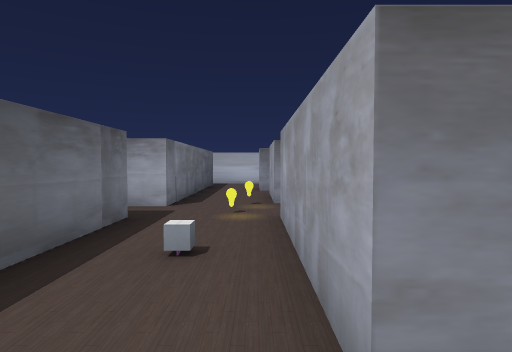
view 1 (above)

24 first-person views from a walk through a 3-D level made in the Godot game engine. The camera is 1.5 m above the floor, tilts 2° down and sees 75° across. The floor is counted in squares, 1.7 m on a side. Each view is taken from the middle of a square. On the plan, view 1 faces up. The plan holds only what a view shows up to about 12 squares ahead; the rest is blank. The place goes on beyond the plan. Door leaves are left out where a doorway can be walked through. Some surface patterns are stand-ins.

view 2
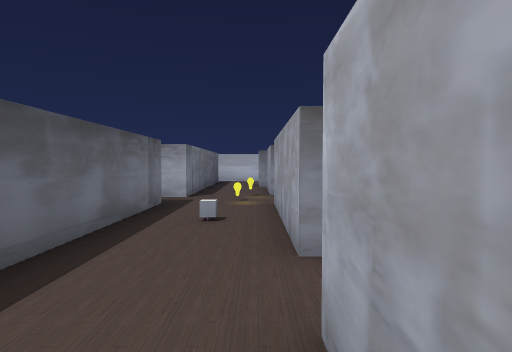

view 3
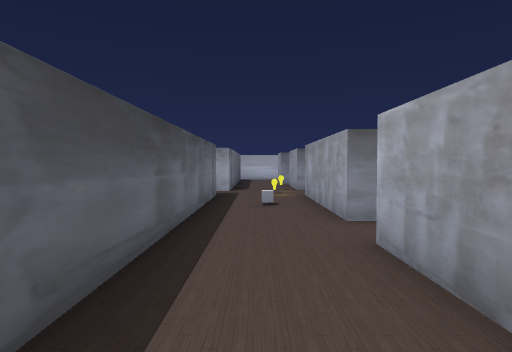

view 4
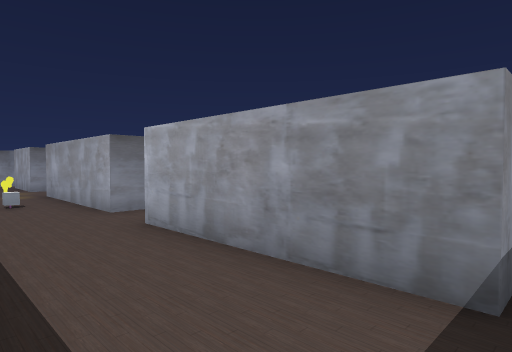

view 5
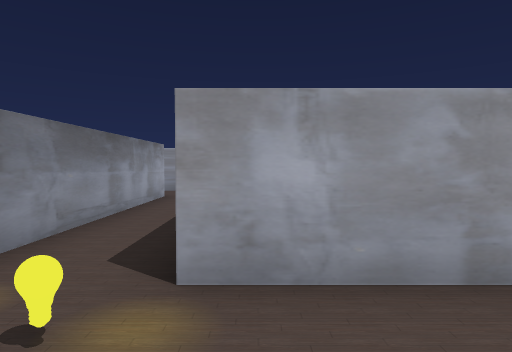

view 6
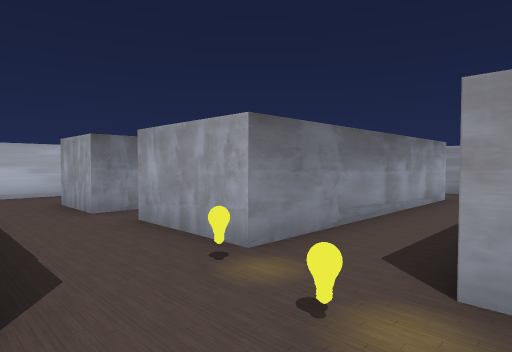

view 7
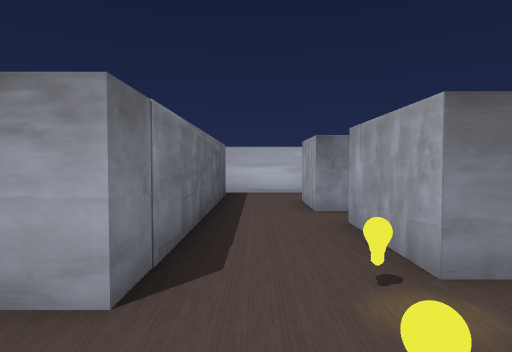

view 8
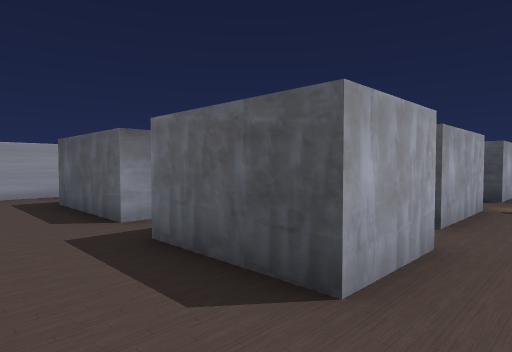

view 9
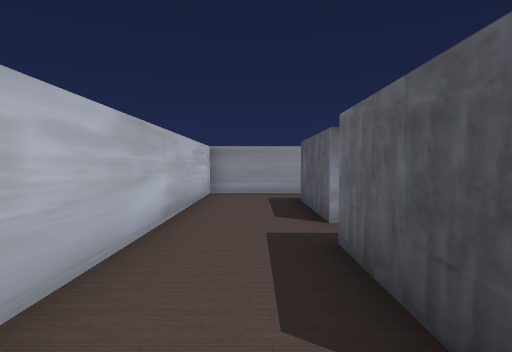

view 10
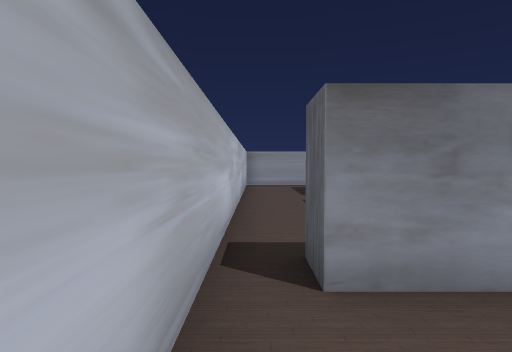

view 11
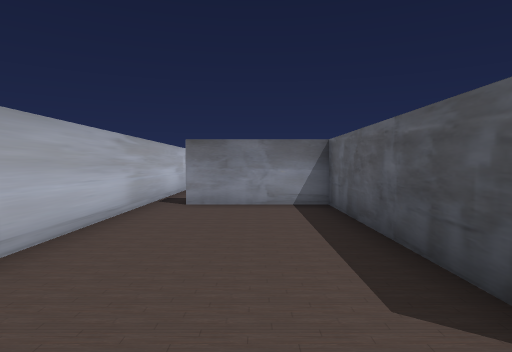

view 12
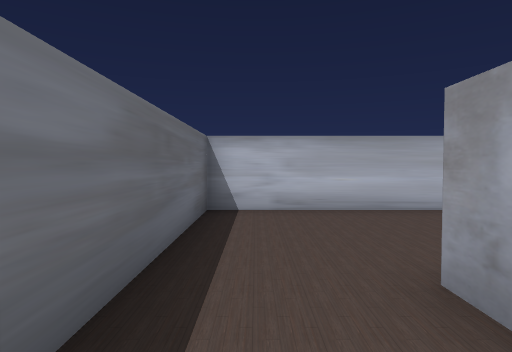

view 13
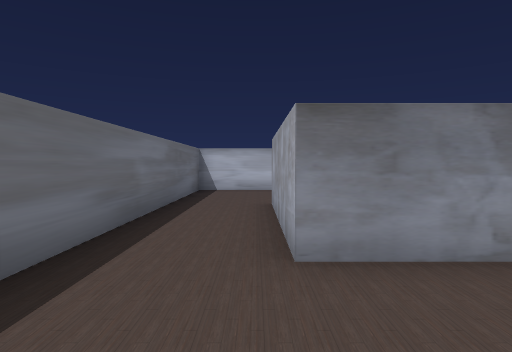

view 14
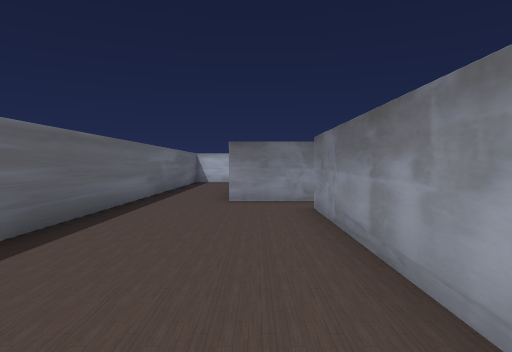

view 15
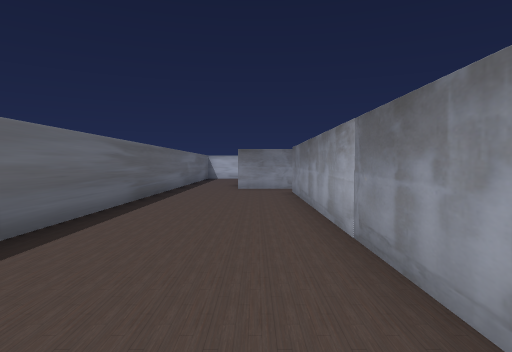

view 16
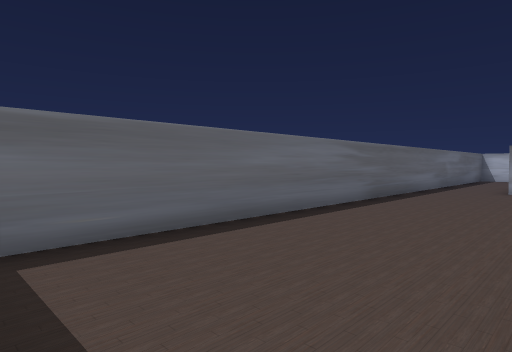

view 17
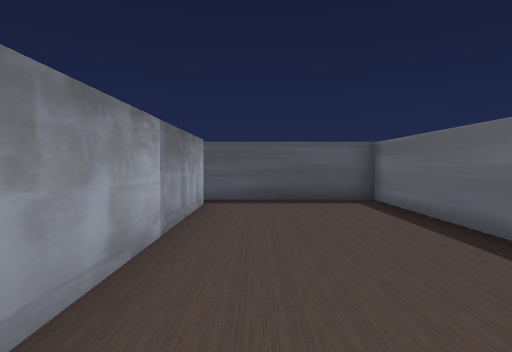

view 18
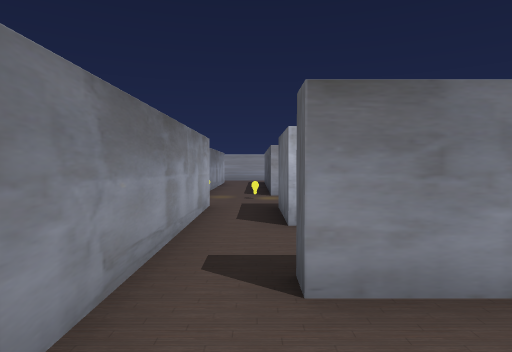

view 19
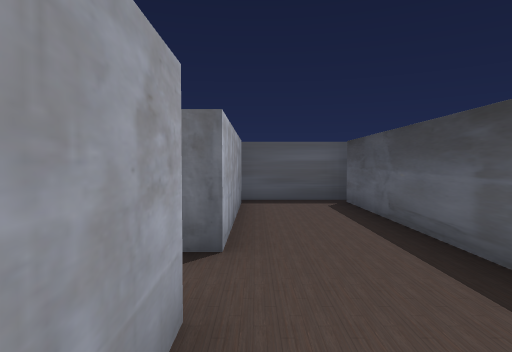

view 20
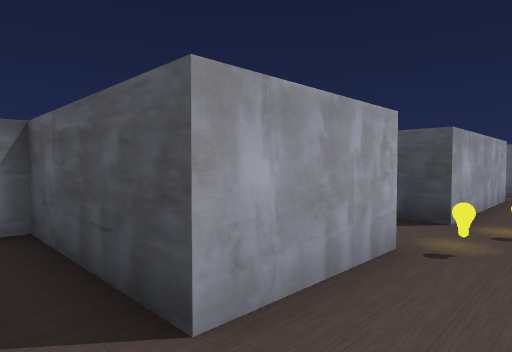

view 21
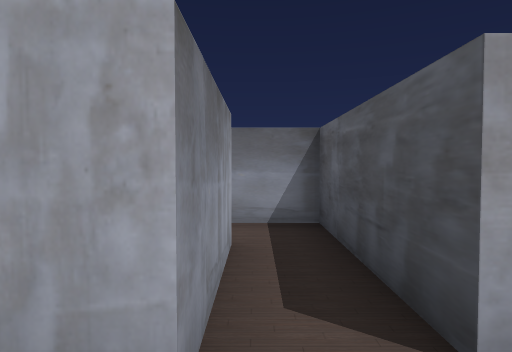

view 22
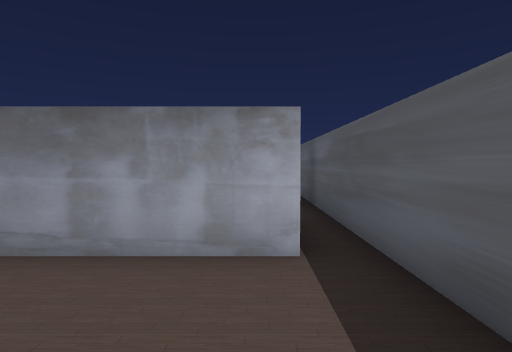

view 23
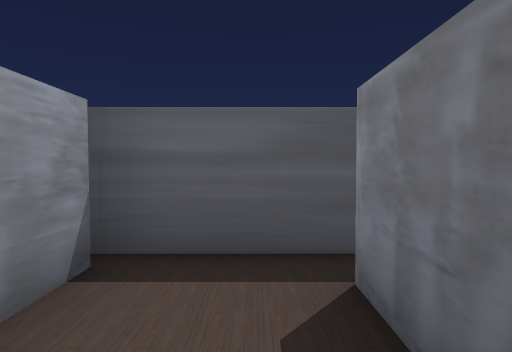

view 24
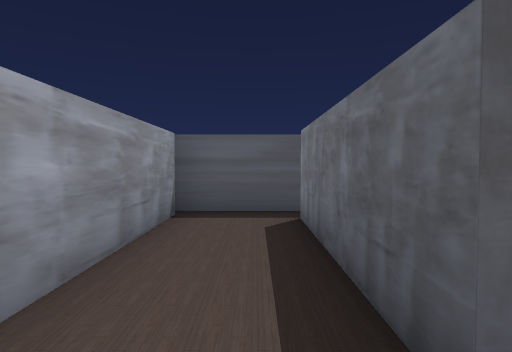

### Floor plan
Points are (right, up) in squares from view 1. A wall is a line through its corners. A room is listed if a view was taken in it or the views show most of it. See-through windows are left out.
Room 1 (views 1, 2, 3, 4, 5, 6, 7, 19)
walls: (0.4, 1.2) (0.4, 5.6) (2.5, 5.6); (-4.2, 5.6) (-2.1, 5.6) (-2.1, -4.9); (2.1, 7.5) (0.4, 7.5) (0.4, 10); (0.4, -4.7) (0.4, -0.3); (-1.9, 9) (-1.9, 7) (-4.4, 7); (-2.5, -5.3) (0.4, -5.3)
ways out: open door at (-0.1, 9.9) to room 2; opening at (-2, -5) to room 5; opening at (-3.5, 6); open door at (1, 0.5); open door at (2, 6.5)
objects: lamp (0, 6); lamp (0, 7)
Room 2 (views 8, 9, 20, 21)
walls: (2.8, 11.3) (0.1, 11.3) (0.1, 13.1) (2.8, 13.1); (-2.6, 14.5) (-1.9, 14.5) (-1.9, 9); (0.4, 10) (4, 10) (4, 12.9); (5.1, 15.4) (-2.4, 15.4)
ways out: open door at (-0.1, 9.9) to room 1; opening at (-2, 15) to room 3; open door at (5, 14)
Room 3 (views 10, 11)
walls: (-8, 11.4) (-2.6, 11.4) (-2.6, 14.5); (-8.6, 10) (-8.6, 11.5); (-2.4, 15.4) (-10.9, 15.4) (-10.9, 9.9)
ways out: opening at (-2, 15) to room 2; open door at (-10, 10) to room 4
Room 4 (views 12, 13, 14, 15, 16, 17, 18, 22)
walls: (-6.8, -4.5) (-6.8, 5.6); (-7.1, 7) (-8.6, 7) (-8.6, 10); (-10.9, 9.9) (-10.9, -5.3) (-6.5, -5.3)
ways out: open door at (-10, 10) to room 3; opening at (-5.5, -5) to room 5; open door at (-7, 6.5)
Room 5 (views 23, 24)
walls: (-4.7, 0) (-4.7, -4.5); (-2.6, -4.9) (-2.6, -0.8); (-6.5, -5.3) (-2.5, -5.3)
ways out: opening at (-2, -5) to room 1; opening at (-5.5, -5) to room 4

Positions as (right, up) in squares from view 1, and headings:
1: (0, 0), facing up
2: (0, -2), facing up
3: (-1, -4), facing up
4: (-2, -5), facing up-right
5: (-2, 5), facing right
6: (-2, 5), facing up-right
7: (-1, 5), facing up
8: (-1, 15), facing down-right
9: (-1, 14), facing right
10: (-5, 15), facing right
11: (-10, 13), facing right
12: (-10, 9), facing up
13: (-9, 4), facing up
14: (-8, -1), facing up
15: (-8, -5), facing up
16: (-7, -5), facing up-left
17: (-8, 3), facing down
18: (-9, 6), facing right
19: (0, 3), facing down
20: (-1, 11), facing down-right
21: (-1, 11), facing right
22: (-10, -4), facing right
23: (-4, -2), facing down
24: (-4, 1), facing down
